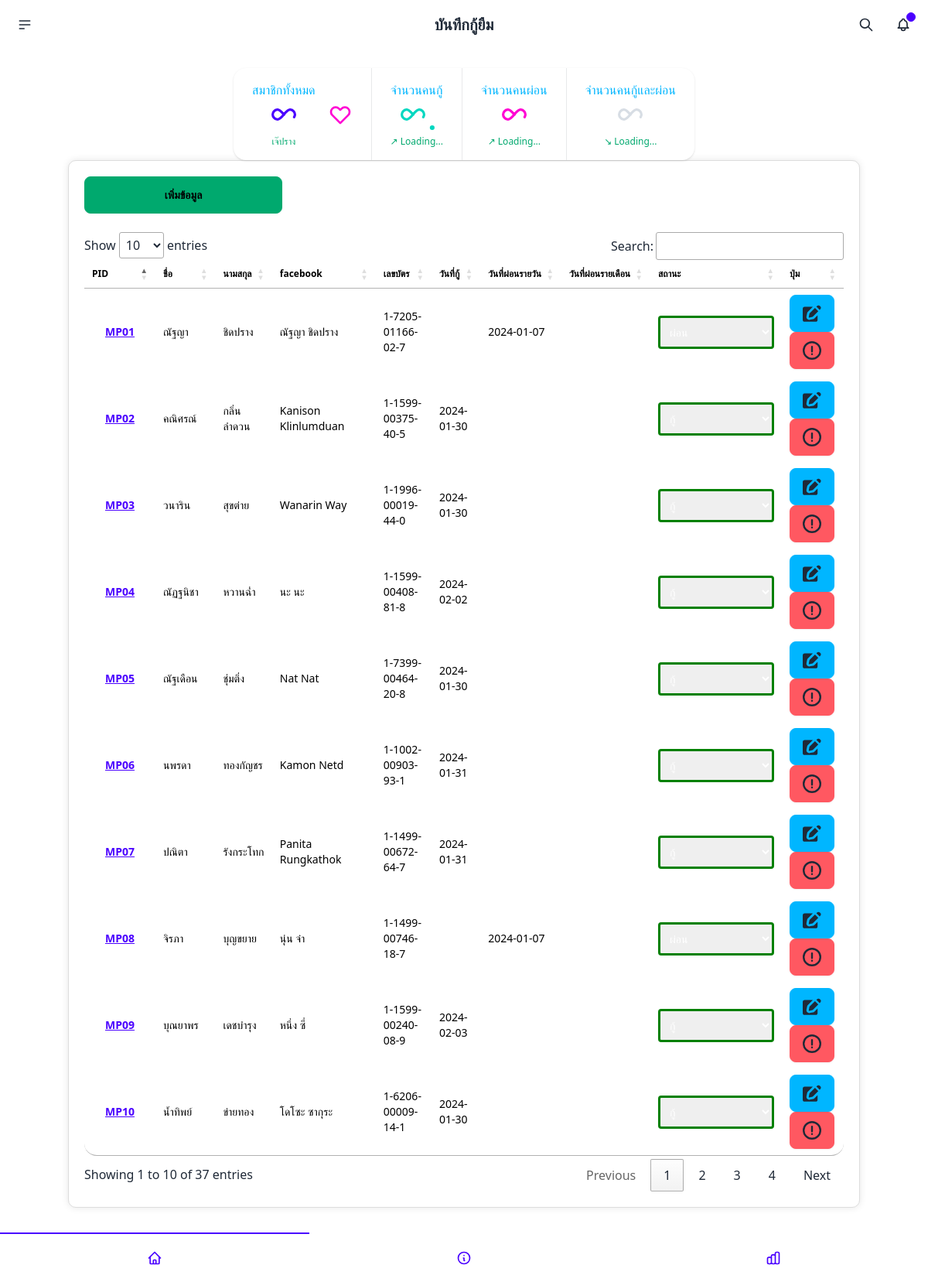
The page /index.php (signed in) on the database its author committed.
### tables this page shows
CREATE TABLE `users` (
  `uid` int(11) NOT NULL,
  `fname` varchar(255) NOT NULL,
  `lname` varchar(255) NOT NULL,
  `facename` varchar(255) NOT NULL,
  `cardid` varchar(255) NOT NULL,
  `pid` varchar(255) NOT NULL,
  `status` varchar(255) NOT NULL
);

### index.php (the view, shortened to what this page needs)
<?php
require_once 'connect.php';
?>
<!DOCTYPE html>
<html lang="en">
<head>
    <link rel="stylesheet" href="sty.css">
    <link href="https://cdn.jsdelivr.net/npm/daisyui@4.6.0/dist/full.min.css" rel="stylesheet" type="text/css" />
    <script src="https://cdn.tailwindcss.com"></script>
    <link href='https://unpkg.com/boxicons@2.1.1/css/boxicons.min.css' rel='stylesheet'>
    <link rel="stylesheet" type="text/css" href="https://cdn.datatables.net/1.13.7/css/jquery.dataTables.min.css">
    <link rel="stylesheet" href="https://cdn.jsdelivr.net/npm/sweetalert2@11/dist/sweetalert2.min.css">
</head>
<body>
    <div class="navbar bg-base-100">
        <div class="navbar-start">
            <div class="dropdown">
                <div tabindex="0" role="button" class="btn btn-ghost btn-circle">
                    <svg xmlns="http://www.w3.org/2000/svg" class="h-5 w-5" fill="none" viewBox="0 0 24 24"
                        stroke="currentColor">
                        <path stroke-linecap="round" stroke-linejoin="round" stroke-width="2"
                            d="M4 6h16M4 12h16M4 18h7" />
                    </svg>
                </div>
            </div>
        </div>
        <div class="navbar-center">
            <a class="btn btn-ghost text-xl">บันทึกกู้ยืม</a>
        </div>
        <div class="navbar-end">
            <button class="btn btn-ghost btn-circle">
                <svg xmlns="http://www.w3.org/2000/svg" class="h-5 w-5" fill="none" viewBox="0 0 24 24"
                    stroke="currentColor">
                    <path stroke-linecap="round" stroke-linejoin="round" stroke-width="2"
                        d="M21 21l-6-6m2-5a7 7 0 11-14 0 7 7 0 0114 0z" />
                </svg>
            </button>
           <a href="logout.php" ><button class="btn btn-ghost btn-circle">
                <div class="indicator">
                    <span class="badge badge-xs badge-primary indicator-item"></span>
                </div>
            </button></a>
        </div>
    </div>
    <br>
    <center>
        <div class="stats stats-vertical lg:stats-horizontal shadow">
            <div class="stat" id="userall">
                <div class="stat-figure text-secondary">
                </div>
                <div class="stat-title text-info">สมาชิกทั้งหมด</div>
                <div class="stat-value text-primary"><span class="loading loading-infinity loading-lg"></span></div>
                <div class="stat-desc text-success">เจ๊ปราง</div>
            </div>
            <div class="stat" id="userrecover">
                <div class="stat-title text-info">จำนวนคนกู้</div>
                <div class="stat-value text-accent"><span class="loading loading-infinity loading-lg"></span>.</div>
                <div class="stat-desc text-success">↗︎ Loading...</div>
            </div>
            <div class="stat" id="userinstall">
                <div class="stat-title text-info">จำนวนคนผ่อน</div>
                <div class="stat-value text-secondary"><span class="loading loading-infinity loading-lg"></span></div>
                <div class="stat-desc text-success">↗︎ Loading...</div>
            </div>
            <div class="stat" id="userinandre">
                <div class="stat-title text-info">จำนวนคนกู้และผ่อน</div>
                <div class="stat-value text-neutral-content"><span class="loading loading-infinity loading-lg"></span>
                </div>
                <div class="stat-desc text-success">↘︎ Loading...</div>
            </div>
        </div>
    </center>
    <div class="container">
        <button class="btn btn-wide btn-success" onclick="my_modal_4.showModal()">เพิ่มข้อมูล</button><br><br>
        <div class="overflow-x-auto">
            <table id="example" class="table table-striped table-hover">
                <thead>
                    <tr>
                        <th>PID</th>
                        <th>ชื่อ</th>
                        <th>นามสกุล</th>
                        <th>facebook</th>
                        <th>เลขบัตร</th>
                        <th>วันที่กู้</th>
                        <th>วันที่ผ่อนรายวัน</th>
                        <th>วันที่ผ่อนรายเดือน</th>
                        <th>สถานะ</th>
                        <th>ปุ่ม</th>
                    </tr>
                </thead>
                <tbody>
                    <?php
                    $query = $conn->prepare("SELECT a.uid AS user_uid, a.fname, a.lname, a.facename, a.cardid, a.pid, a.status, b.uid,b.stna,
                    MAX(CASE WHEN c.instatus = 'pass' THEN NULL WHEN c.purchase_date = '0000-00-00' THEN NULL ELSE c.purchase_date END) AS in_dates,
    MAX(CASE WHEN c.mountstatus = 'pass' THEN NULL WHEN c.purchase_mount = '0000-00-00' THEN NULL ELSE c.purchase_mount END) AS in_mounts,
    MAX(CASE WHEN b.stna = 'pass' THEN NULL WHEN b.recovery_date = '0000-00-00' THEN NULL ELSE b.recovery_date END) AS re_dates,
    MAX(c.instatus) AS instatus,
    MAX(c.mountstatus) AS mountstatus
                FROM users AS a
                LEFT JOIN recover AS b ON a.uid = b.uid
                LEFT JOIN installment AS c ON a.uid = c.uid
                GROUP BY a.uid, a.fname, a.lname, a.facename, a.cardid, a.pid, a.status, b.uid;;");
                    if ($query->execute() === false) {
                        die('Error executing the query');
                    }
                    while ($row = $query->fetch(PDO::FETCH_ASSOC)) {
                        echo '<tr>';
                        echo '<td><a class="btn btn-link" href="edit.php?uid=' . $row['user_uid'] . '">' . $row['pid'] . '</a></td>';
                        echo '<td>' . $row['fname'] . '</td>';
                        echo '<td>' . $row['lname'] . '</td>';
                        echo '<td>' . $row['facename'] . '</td>';
                        echo '<td>' . $row['cardid'] . '</td>';
                        echo '<td>' . $row['re_dates'] . '</td>';
                        echo '<td>' . $row['in_dates'] . '</td>';
                        echo '<td>' . $row['in_mounts'] . '</td>';
                        echo '<td>';
                        echo '<select name="status" class="status-dropdown" data-uid="' . $row['user_uid'] . '">';
                        echo '<option value="pass" ' . ($row['status'] == 'pass' ? 'selected' : '') . '>กู้</option>';
                        echo '<option value="fail" ' . ($row['status'] == 'fail' ? 'selected' : '') . '>ผ่อน</option>';
                        echo '</select>';
                        echo '</td>';
                        echo '<td>';
                        echo '<div class="tooltip" data-tip="เพิ่มเติม">';
                        echo '<a href="info.php?uid=' . $row['user_uid'] . '" class="btn btn-info"><svg class="w-6 h-6 text-gray-800 dark:text-white" aria-hidden="true" xmlns="http://www.w3.org/2000/svg" fill="currentColor" viewBox="0 0 20 18">
                        <path d="M12.687 14.408a3.01 3.01 0 0 1-1.533.821l-3.566.713a3 3 0 0 1-3.53-3.53l.713-3.566a3.01 3.01 0 0 1 .821-1.533L10.905 2H2.167A2.169 2.169 0 0 0 0 4.167v11.666A2.169 2.169 0 0 0 2.167 18h11.666A2.169 2.169 0 0 0 16 15.833V11.1l-3.313 3.308Zm5.53-9.065.546-.546a2.518 2.518 0 0 0 0-3.56 2.576 2.576 0 0 0-3.559 0l-.547.547 3.56 3.56Z"/>
                        <path d="M13.243 3.2 7.359 9.081a.5.5 0 0 0-.136.256L6.51 12.9a.5.5 0 0 0 .59.59l3.566-.713a.5.5 0 0 0 .255-.136L16.8 6.757 13.243 3.2Z"/>
                      </svg></a>';
                        echo '</div>';
                        echo '<div class="tooltip" data-tip="ลบ">';
                        echo '<button class="btn btn-error delete-btn" data-uid="' . $row['user_uid'] . '"><svg class="w-6 h-6 text-gray-800 dark:text-white" aria-hidden="true" xmlns="http://www.w3.org/2000/svg" fill="none" viewBox="0 0 20 20">
                        <path stroke="currentColor" stroke-linecap="round" stroke-linejoin="round" stroke-width="2" d="M10 11V6m0 8h.01M19 10a9 9 0 1 1-18 0 9 9 0 0 1 18 0Z"/>
                      </svg></button>';
                        echo '</div>';
                        echo '</td>';
                        echo '</tr>';
                    }
                    ?>
                </tbody>
            </table>
        </div>
    </div>
    <br><br><br><br>
    <div class="btm-nav">
        <button class="text-primary active ">
        </button>
        <button class="text-primary">
            <svg xmlns="http://www.w3.org/2000/svg" class="h-5 w-5" fill="none" viewBox="0 0 24 24"
                stroke="currentColor">
                <path stroke-linecap="round" stroke-linejoin="round" stroke-width="2"
                    d="M13 16h-1v-4h-1m1-4h.01M21 12a9 9 0 11-18 0 9 9 0 0118 0z" />
            </svg>
        </button>
        <a href="eiei.php"> <button class="text-primary">
            </button></a>
    </div>
</body>
</html>

### sty.css (style rules this page uses)
.container { max-width: 1200px; margin: 0 auto; padding: 20px; background-color: #ffffff; border: 1px solid #ddd; border-radius: 10px; box-shadow: 0 0 10px rgba(0, 0, 0, 0.1); }
.status-dropdown { width: 150px; padding: 8px; border: 3px solid #ccc; border-radius: 4px; font-size: 14px; color: white; border-color: green; }
.status-dropdown option { background-color: #575757; color: #ffffff; }
.status-dropdown option:checked { background-color: #333333; color: #fff; }
td { color: black; }
th { color: black; }

### rows shown on the page
users: pid "MP01", fname "ณัฐญา", lname "ชิดปราง", facename "ณัฐญา ชิดปราง", cardid "1-7205-01166-02-7", in_dates "2024-01-07", status "ผ่อน"
users: pid "MP02", fname "คณิศรณ์", lname "กลิ่นลำดวน", facename "Kanison Klinlumduan", cardid "1-1599-00375-40-5", re_dates "2024-01-30", status "กู้"
users: pid "MP03", fname "วนาริน", lname "สุขต่าย", facename "Wanarin Way", cardid "1-1996-00019-44-0", re_dates "2024-01-30", status "กู้"
users: pid "MP04", fname "ณัฏฐนิชา", lname "หวานฉ่ำ", facename "นะ นะ", cardid "1-1599-00408-81-8", re_dates "2024-02-02", status "กู้"
users: pid "MP05", fname "ณัฐเดือน", lname "ชุ่มติ่ง", facename "Nat Nat", cardid "1-7399-00464-20-8", re_dates "2024-01-30", status "กู้"
users: pid "MP06", fname "นพรดา", lname "ทองกัญชร", facename "Kamon Netd", cardid "1-1002-00903-93-1", re_dates "2024-01-31", status "กู้"
users: pid "MP07", fname "ปณิตา", lname "รังกระโทก", facename "Panita Rungkathok", cardid "1-1499-00672-64-7", re_dates "2024-01-31", status "กู้"
users: pid "MP08", fname "จิรภา", lname "บุญขยาย", facename "นุ่น จ๋า", cardid "1-1499-00746-18-7", in_dates "2024-01-07", status "ผ่อน"
users: pid "MP09", fname "บุณยาพร", lname "เดชบำรุง", facename "หนึ่ง ซี่", cardid "1-1599-00240-08-9", re_dates "2024-02-03", status "กู้"
users: pid "MP10", fname "น้ำทิพย์", lname "ข่ายทอง", facename "โดโซะ ซากุระ", cardid "1-6206-00009-14-1", re_dates "2024-01-30", status "กู้"
